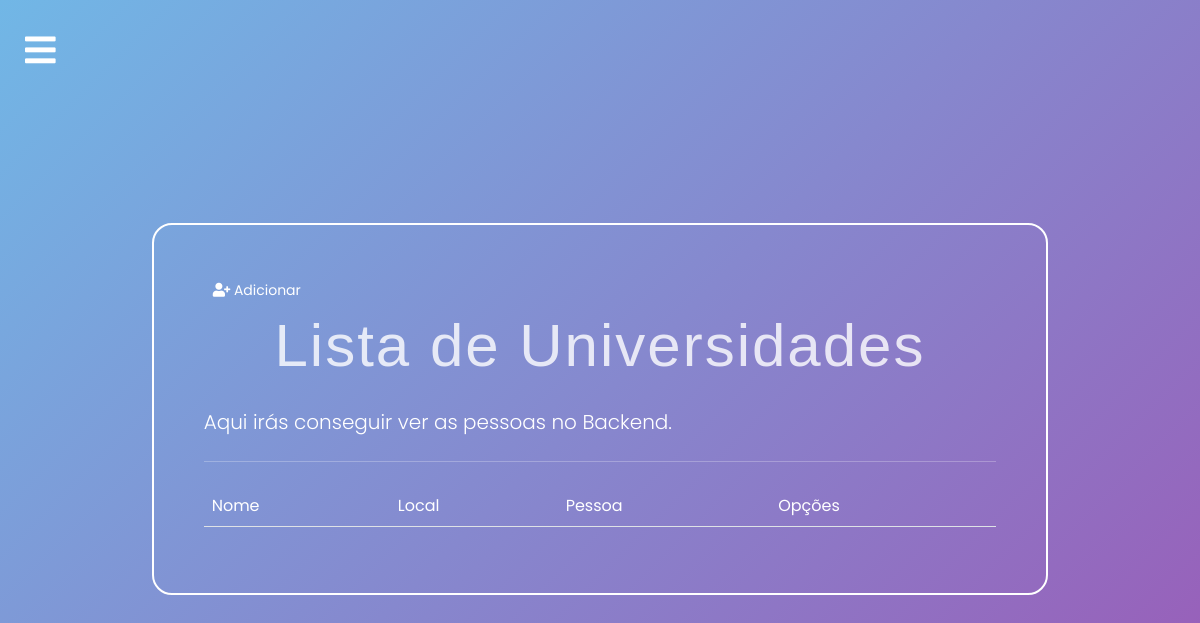
/backend/universidades/list/ (signed in), run on an earlier commit of the app's database.
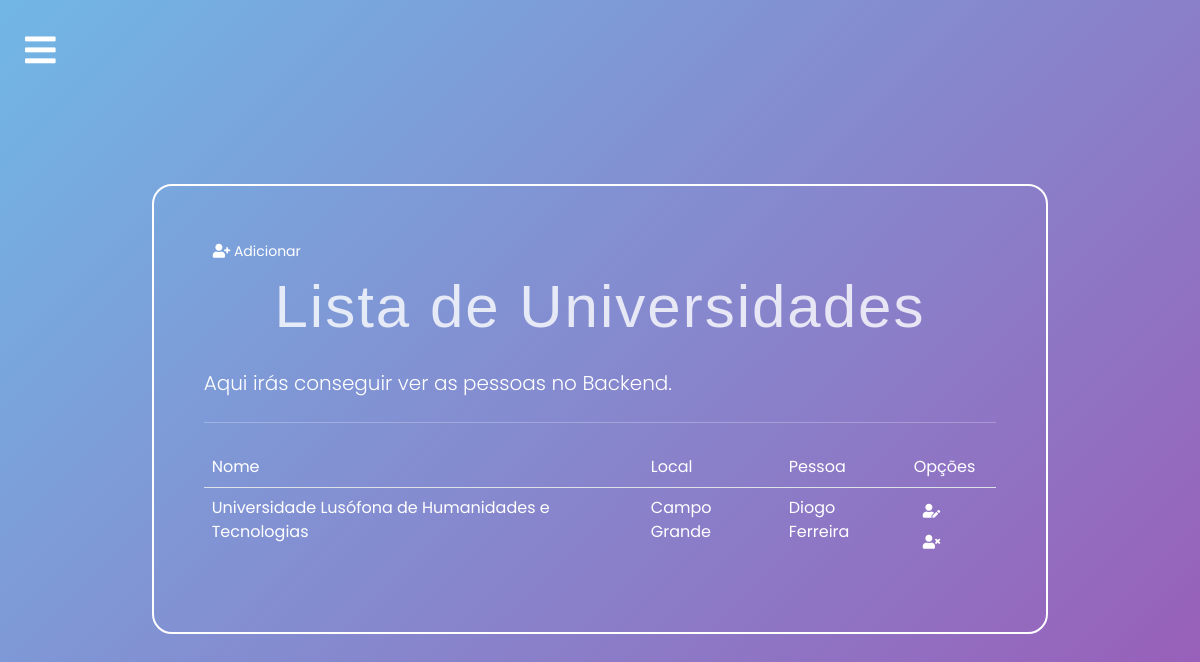
And on a later commit of the database.
### portofolio/models.py (models this page shows, shortened)
class Universidade (models.Model):
    nome = models.CharField(max_length=255)
    local = models.CharField(max_length=255)
    logo = models.ImageField(upload_to='logos/universidade/', null=True, blank=True)
    pessoa = models.ForeignKey(Pessoa, on_delete=models.CASCADE)
    inicio = models.DateField(default='2020-01-01')
    fim = models.DateField(default='2020-01-01')

class Pessoa (models.Model):
    nome = models.CharField(max_length=50)
    sobrenome = models.CharField(max_length=50)
    idade = models.IntegerField()
    linkedin = models.URLField(max_length=200, null=True, blank=True)
    github = models.URLField(max_length=200, null=True, blank=True)
    instagram = models.URLField(max_length=200, null=True, blank=True)
    resumo_sobre = models.TextField()
    resumo_estudos = models.TextField()
    resumo_competencias = models.TextField()
    def __str__(self):
        return self.nome + ' ' + self.sobrenome

### portofolio/views.py (the view)
# urls.py: path('backend/universidades/list/', views.universidades_list, name='universidades_list'), # get req. to retrieve and display all records
@login_required
def universidades_list(request):
            context = {'universidades_list': Universidade.objects.all()}
            return render(request, 'portofolio/educacao/universidades/universidade_list.html', context)

### portofolio/templates/portofolio/educacao/universidades/universidade_list.html (shortened to what this page needs)
{%extends 'portofolio/base.html' %}
{%load crispy_forms_tags%}
{%block content%}
<div class="container">
    <div class="col-md-10 offset-md-1 mt-5">
        <div class="limiter-form jumbotron">
            <a href="{%url 'portofolio:universidades_insert'%}" class="btn btn-primary btn-sm">
                <i class="fas fa-user-plus"></i>
                Adicionar
            </a>
            <h1 class="display-4">Lista de Universidades</h1>
            <p class="lead">Aqui irás conseguir ver as pessoas no Backend.</p>
            <hr class="my-4">
            <table class="table table-borderless">
                <thead class="border-bottom font-weight-bold">
                    <tr>
                        <td>Nome</td>
                        <td>Local</td>
                        <td>Pessoa</td>
                        <td>Opções</td>
                    </tr>
                    <tbody>
                        {%for universidade in universidades_list%}
                        <tr>
                            <td>{{universidade.nome}}</td>
                            <td>{{universidade.local}}</td>
                            <td>{{universidade.pessoa}}</td>
                            <td>
                                <a href="{%url 'portofolio:universidade_update' universidade.id%}" class="btn btn-warning btn-sm">
                                    <i class="fas fa-user-edit"></i>
                                </a>
                                <form action="{%url 'portofolio:universidade_delete' universidade.id%}" method="post" class="d-inline">
                                    <button type="submit" class="btn btn-danger btn-sm">
                                        <i class="fas fa-user-times"></i>
                                    </button>
                                </form>
                            </td>
                        </tr>
                        {% endfor %}
                    </tbody>
                </thead>
            </table>
        </div>
    </div>
</div>
{%endblock%}

What changed in the data, as far as the page shows it:
added Universidade: nome "Universidade Lusófona de Humanidades e Tecnologias", local "Campo Grande", pessoa "Diogo Ferreira"
